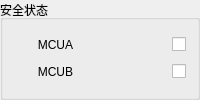
             <widget class="QGroupBox" name="groupBox_12">
              <property name="styleSheet">
               <string notr="true"/>
              </property>
              <property name="title">
               <string>安全状态</string>
              </property>
              <layout class="QGridLayout" name="gridLayout_17">
               <item row="1" column="1">
                <widget class="QCheckBox" name="B_SOFT_STATUS_checkBox">
                 <property name="layoutDirection">
                  <enum>Qt::RightToLeft</enum>
                 </property>
                 <property name="text">
                  <string/>
                 </property>
                 <property name="checkable">
                  <bool>true</bool>
                 </property>
                </widget>
               </item>
               <item row="0" column="1">
                <widget class="QCheckBox" name="A_SOFT_STATUS_checkBox">
                 <property name="mouseTracking">
                  <bool>true</bool>
                 </property>
                 <property name="focusPolicy">
                  <enum>Qt::NoFocus</enum>
                 </property>
                 <property name="layoutDirection">
                  <enum>Qt::RightToLeft</enum>
                 </property>
                 <property name="text">
                  <string/>
                 </property>
                 <property name="checkable">
                  <bool>true</bool>
                 </property>
                </widget>
               </item>
               <item row="0" column="0">
                <widget class="QLabel" name="label_112">
                 <property name="text">
                  <string>MCUA</string>
                 </property>
                 <property name="alignment">
                  <set>Qt::AlignCenter</set>
                 </property>
                </widget>
               </item>
               <item row="1" column="0">
                <widget class="QLabel" name="label_113">
                 <property name="text">
                  <string>MCUB</string>
                 </property>
                 <property name="alignment">
                  <set>Qt::AlignCenter</set>
                 </property>
                </widget>
               </item>
              </layout>
             </widget>
